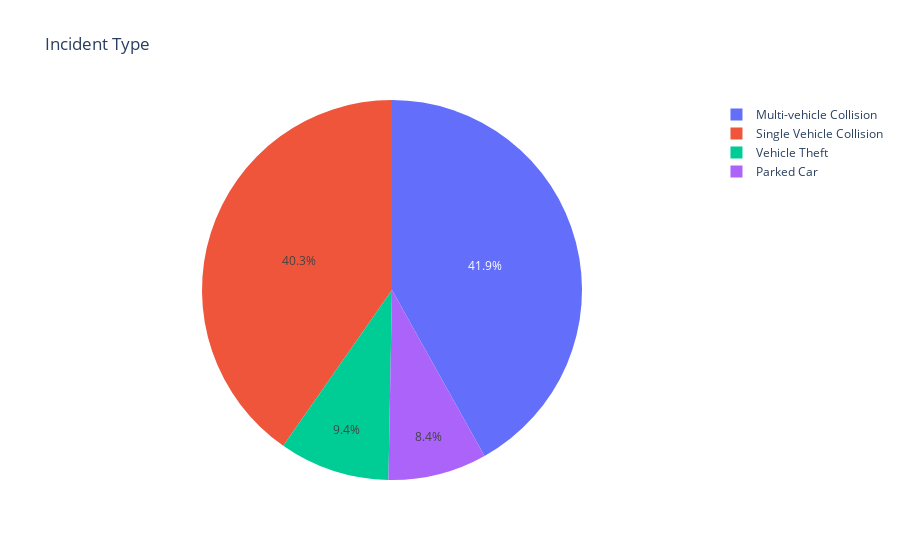

Notebook source saved alongside this figure:
### Code cell
# types of the incidents
fig = px.pie(df, values=df['incident_type'].value_counts(), names=df['incident_type'].value_counts().keys(), title='Incident Type', )
fig.show()

### Figure 1 — Plotly figure (JSON) as saved in the notebook; plotly's stock layout.template omitted (floating-point values rounded to 4 significant figures)
{"data": [{"domain": {"x": [0, 1], "y": [0, 1]}, "hoverlabel": {"namelength": 0}, "hovertemplate": "label=%{label}<br>value=%{value}", "labels": ["Multi-vehicle Collision", "Single Vehicle Collision", "Vehicle Theft", "Parked Car"], "legendgroup": "", "name": "", "showlegend": true, "type": "pie", "values": [419, 403, 94, 84]}], "layout": {"legend": {"tracegroupgap": 0}, "title": {"text": "Incident Type"}}}
